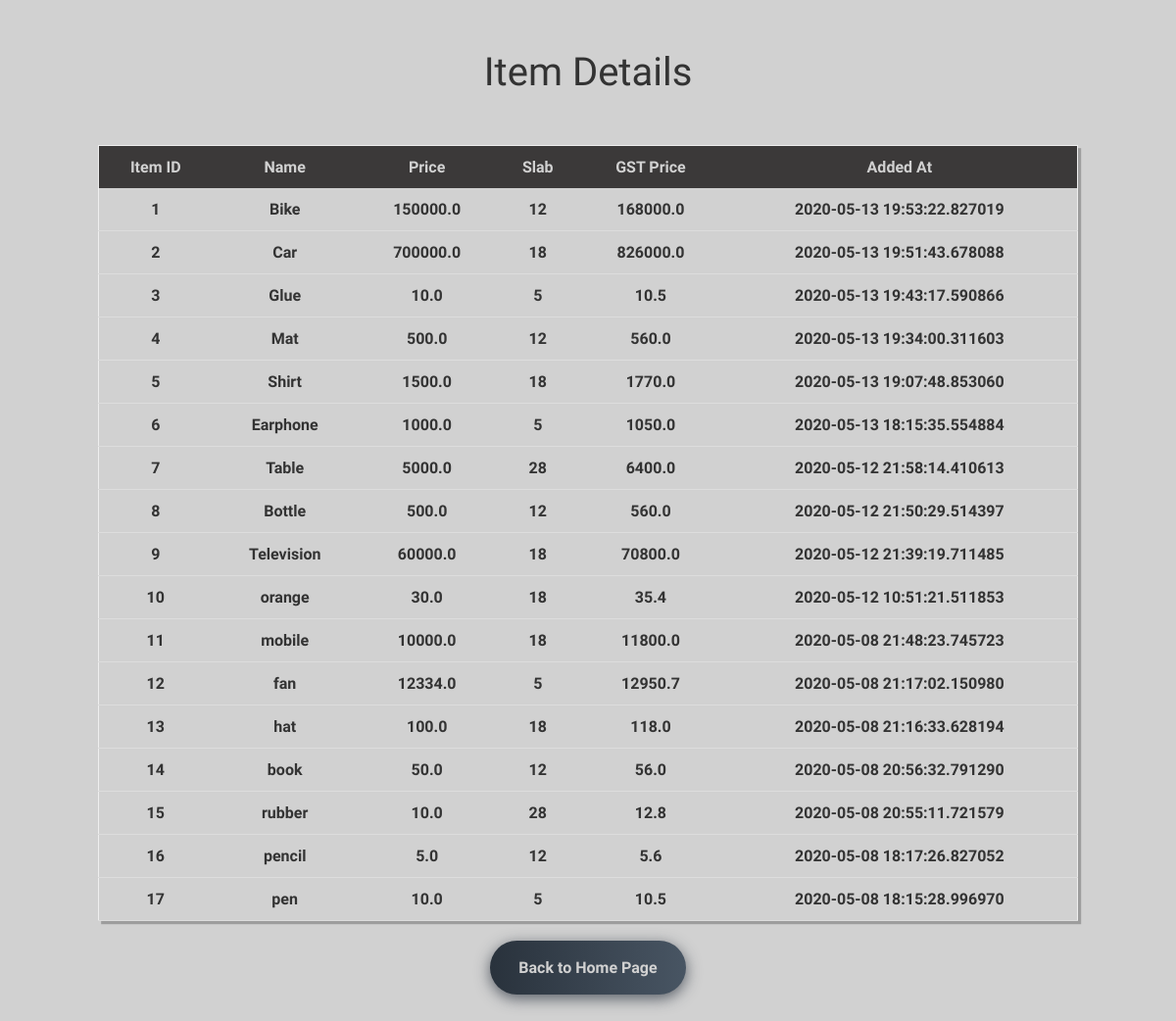
/table, run on an earlier commit of the app's database.
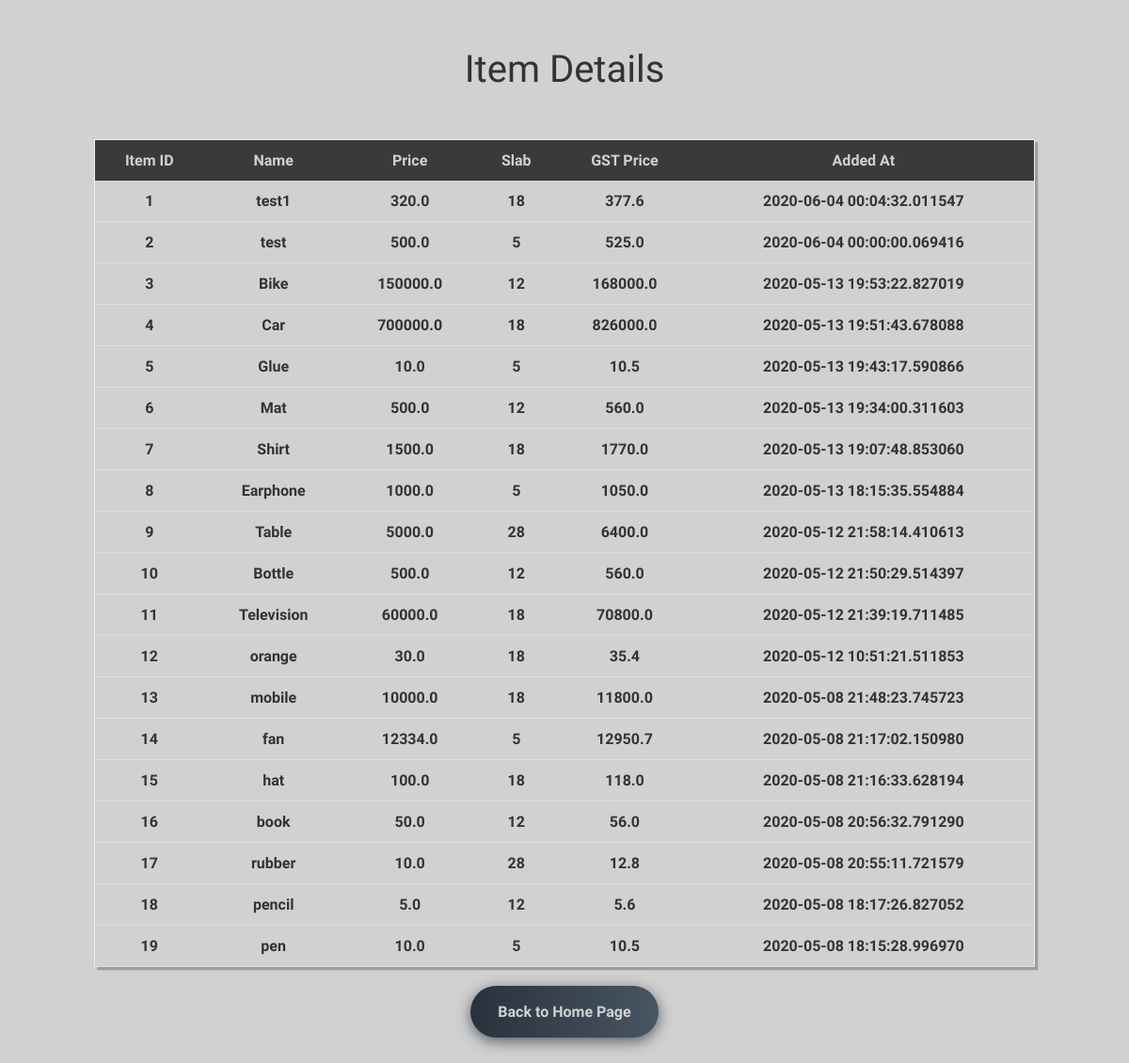
And on a later commit of the database.
### tables this page shows
CREATE TABLE "gst_items" ("ID" INTEGER PRIMARY KEY AUTOINCREMENT NOT NULL, "Item" VARCHAR,"Price" REAL, "Slab" INTEGER, "GST_Price" REAL, "Added_at" TIMESTAMP);

### app.py (the view)
@app.route('/table')
def table():
    con = sql.connect("new_database.db")
    cur = con.cursor()
    cur.execute("SELECT * FROM gst_items ORDER BY ID DESC ")
    output = cur.fetchall()
    return render_template("table.html", output = output)

### templates/table.html (shortened to what this page needs)
<!DOCTYPE html>
<html lang="en">
<head>
    <link rel="stylesheet" type="text/css" href="{{ url_for('static', filename='/css/table.css') }}">
</head>
<body class="overlay" >
    <div><h1 style="text-align:center;padding:2%;font-family:Nova Square;font-size: 40px;color:#333;font-weight: 200;">Item Details</h1></div>
    <div class="center">
      <table style="width:1000px;">
        <thead>
          <tr class="first" style="text-align:center;font-family:Jura;color:#333;">
            <th>Item ID</th>
            <th>Name</th>
            <th>Price</th>
            <th>Slab</th>
            <th>GST Price</th>
            <th>Added At</th>
          </tr>
        </thead>
        <tbody>
          {% for value in output %}
            <tr style="text-align:center;font-family:Jura;color:#333;font-weight: 600;">
                <td> {{ loop.length - (value[0]-1) }}</td>
                <td> {{ value[1] }}</td>
                <td> {{ value[2] }}</td>
                <td> {{ value[3] }}</td>
                <td> {{ value[4] }}</td>
                <td> {{ value[5] }}</td>
            </tr>
          {% endfor %}
        </tbody>
      </table>
        <div id="back">
            <form action="/">
                <div class="buttons">
                    <input class="btn-hover color-8" style="text-align:center;font-family:Jura;color:#d1d1d1;" type="submit" value="Back to Home Page" />
                </div>
            </form>
        </div>
    </div>
</body>
</html>

### static/css/table.css (style rules this page uses)
.overlay { background-color: #d1d1d1; }
*, *:after, *:before { box-sizing: border-box; }
.center { align-items: center; display: flex; flex-direction: column; justify-content: center; }
table { border: 0.1em solid #eee; box-shadow: 0.2em 0.2em 0 rgba(0, 0, 0, 0.25); border-collapse: collapse; }
th, td { padding: 0.75em; }
th { background: #3b3939; color: #d1d1d1; text-align: center; }
#back { text-align :center; }
* { -webkit-box-sizing: border-box; -moz-box-sizing: border-box; box-sizing: border-box; }
.buttons { margin: 0%; text-align: center; }
.btn-hover { width: 200px; font-size: 16px; font-weight: 600; color: #fff; cursor: pointer; margin: 20px; height: 55px; text-align:center; border: none; background-size: 300% 100%; border-radius: 50px; moz-transition: all .4s ease-in-out; -o-transition: all .4s ease-in-out; -webkit-transition: all .4s ease-in-out; transition: all .4s ease-in-out; }
.btn-hover.color-8 { background-image: linear-gradient(to right, #29323c, #485563, #2b5876, #4e4376); box-shadow: 0 4px 15px 0 rgba(45, 54, 65, 0.75); }

What changed in the data, as far as the page shows it:
added gst_items: Item "test1", Price "320.0", Slab "18", GST_Price "377.6", Added_at "2020-06-04 00:04:32.011547"
added gst_items: Item "test", Price "500.0", Slab "5", GST_Price "525.0", Added_at "2020-06-04 00:00:00.069416"
